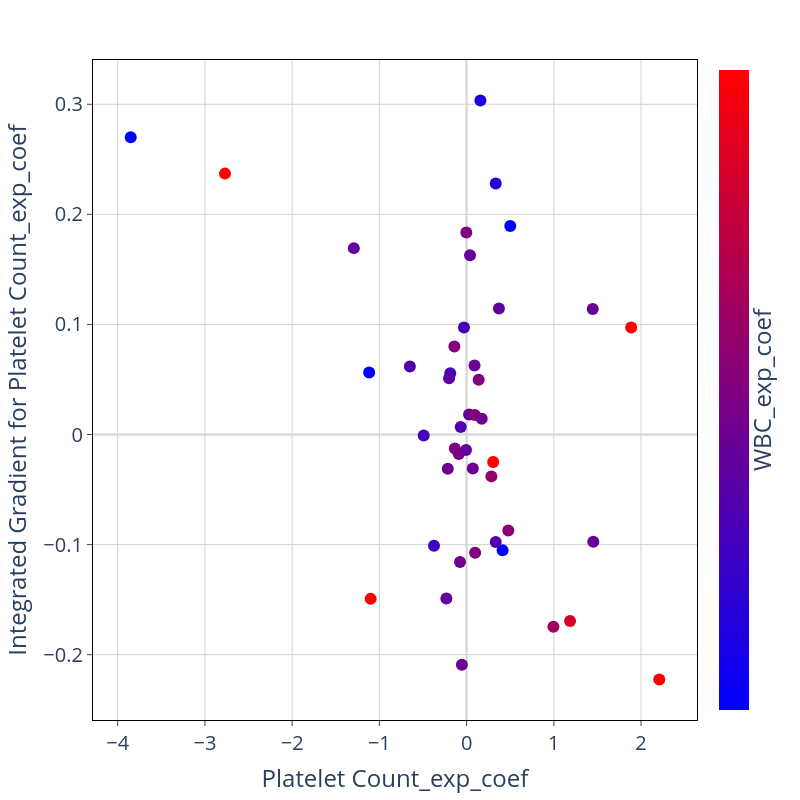

Source (notebook cell):
### Code cell
feat_1 = IGtable.columns[feature_order[0]]
feat_2 = IGtable.columns[feature_order[1]]

fig = px.scatter(x = IG_X[feat_1], y = IGtable[feat_1], color = IG_X[feat_2])
fig.update_traces(marker=dict(size=12))

fig.update_layout(
    plot_bgcolor='white',
    autosize=False,
    width=800,
    height=800,
    coloraxis = {'colorscale':'Bluered'},
    xaxis_title = feat_1,
    yaxis_title = "Integrated Gradient for " + feat_1,
    font=dict(size=20)
)

fig.update_xaxes(
    zeroline=True,
    zerolinecolor='lightgrey',
    mirror=True,
    ticks='outside',
    showline=True,
    linecolor='black',
    gridcolor='lightgrey'
    )
    
fig.update_yaxes(
    zeroline=True,
    zerolinecolor='lightgrey',
    mirror=True,
    ticks='outside',
    showline=True,
    linecolor='black',
    gridcolor='lightgrey'
)

fig.update_coloraxes(colorbar_showticklabels=False,
                    colorbar_title=dict(text=feat_2,side = "right"),
                    cmin = -1, cmax = 1)

fig.show()

### Figure 1 — Plotly figure (JSON) as saved in the notebook; plotly's stock layout.template omitted (floating-point values rounded to 4 significant figures)
{"data": [{"hovertemplate": "x=%{x}<br>y=%{y}<br>color=%{marker.color}<extra></extra>", "legendgroup": "", "marker": {"color": [-1.17, -0.3222, -0.178, -0.2447, 0.01457, 0.05488, -0.4577, -1.711, -0.4561, -0.4448, 0.01649, -1.912, -0.2196, -0.2202, -0.774, -0.6968, 3.087, -0.0002711, 1.123, -0.1092, -0.2209, -0.1536, -0.3691, 0.01591, -0.1136, -0.1911, -0.2174, -0.1593, -0.05547, -0.5086, -0.2281, 1.633, 0.6725, -0.1555, 0.1071, -0.285, 0.2607, -1.024, 0.1535, -0.3331, -0.001115, 2.543, -0.1595, 3.409], "coloraxis": "coloraxis", "size": 12, "symbol": "circle"}, "mode": "markers", "name": "", "orientation": "v", "showlegend": false, "type": "scatter", "x": [-1.117, -0.6504, 0.02819, 0.3709, 0.1383, -0.1403, -0.1875, -3.851, -0.02984, -0.4918, 0.09403, 0.5004, -1.293, 0.03913, 0.1584, 0.3342, -2.77, -0.003357, 1.887, 0.1734, 1.446, -0.05437, -0.06766, -0.1345, -0.07548, 1.452, -0.2319, 0.09079, -0.08969, -0.3734, -0.0069, 0.3045, 1.186, 0.07121, 0.4776, -0.2011, 0.9952, 0.4126, 0.284, 0.3343, 0.09752, 2.209, -0.216, -1.1], "xaxis": "x", "y": [0.05644, 0.06187, 0.0182, 0.1145, 0.04977, 0.07993, 0.05571, 0.27, 0.09719, -0.0008225, 0.0178, 0.1893, 0.1693, 0.1629, 0.3035, 0.2281, 0.237, 0.1835, 0.09721, 0.01438, 0.1141, -0.2091, 0.00675, -0.01268, -0.1158, -0.09734, -0.149, 0.0627, -0.01762, -0.1011, -0.01407, -0.02505, -0.1693, -0.03097, -0.08718, 0.05111, -0.1746, -0.1051, -0.03804, -0.09768, -0.1074, -0.2226, -0.03114, -0.1493], "yaxis": "y"}], "layout": {"autosize": false, "coloraxis": {"cmax": 1, "cmin": -1, "colorbar": {"showticklabels": false, "title": {"side": "right", "text": "WBC_exp_coef"}}, "colorscale": [[0, "rgb(0,0,255)"], [1, "rgb(255,0,0)"]]}, "font": {"size": 20}, "height": 800, "legend": {"tracegroupgap": 0}, "margin": {"t": 60}, "plot_bgcolor": "white", "width": 800, "xaxis": {"anchor": "y", "autorange": true, "domain": [0, 1], "gridcolor": "lightgrey", "linecolor": "black", "mirror": true, "range": [-4.283, 2.641], "showline": true, "ticks": "outside", "title": {"text": "Platelet Count_exp_coef"}, "type": "linear", "zeroline": true, "zerolinecolor": "lightgrey"}, "yaxis": {"anchor": "x", "autorange": true, "domain": [0, 1], "gridcolor": "lightgrey", "linecolor": "black", "mirror": true, "range": [-0.2594, 0.3402], "showline": true, "ticks": "outside", "title": {"text": "Integrated Gradient for Platelet Count_exp_coef"}, "type": "linear", "zeroline": true, "zerolinecolor": "lightgrey"}}}
